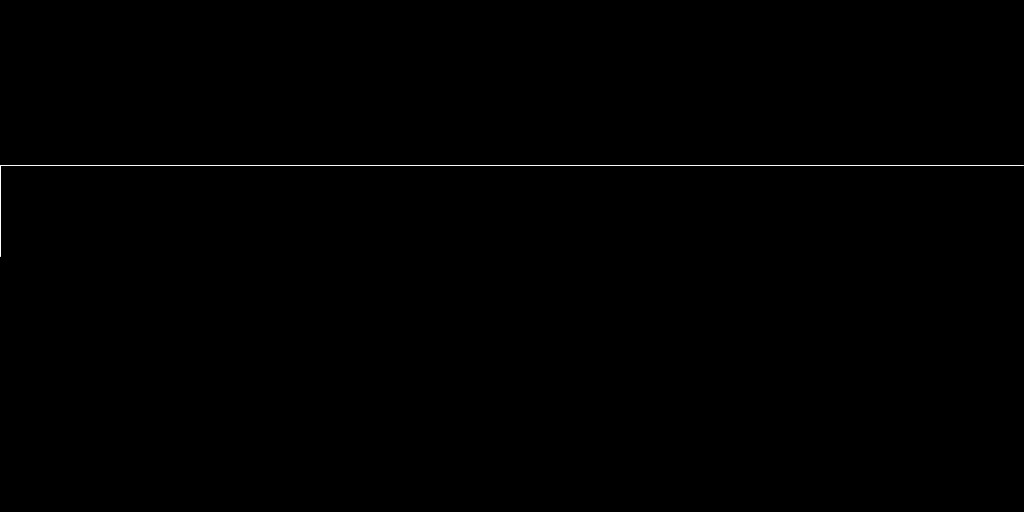
Frame 1 (no input)
Frame 60 (the mouse pressed at the canvas centre just before this capture): identical to frame 1, image omitted
Frame 120 (the mouse held since frame 60 and released just before this capture): identical to frame 1, image omitted

The Processing sketch that drew this single still picture (run headless with seeded random() and noise(); from frame 60 on, the mouse is pressed at the canvas centre):

// Processing sketch: perlin_demo
// ── perlin_demo.pde
int outputSize;
float[] noiseSeed1D; 
float[] noise;
int octaves = 1;

void setup() {
  size(1024, 512);
  outputSize = width;
  noiseSeed1D = new float[outputSize];
  noise = new float[outputSize];


  for (int i = 0; i < noiseSeed1D.length; i += 1) {
    noiseSeed1D[i] = random(1);
  }

  perlin1D(outputSize, noiseSeed1D, octaves, noise);
}

void perlin1D(int count, float[] seed, int octaves, float[] output) {

  for (int x = 0; x < count; x += 1) {
    float sumNoise = 0f;
    float scale = 1.0f;
    float scaleAccumulate = 0;
    for (int o = 0; o < octaves; o += 1) {
      int pitch = count >> o;

      int sample1 = (x / pitch) * pitch;
      int sample2 = (sample1 + pitch) % count;

      float blend = (float)(x - sample1) / (float)pitch;
      float sample = (1f - blend) * seed[sample1] + blend * seed[sample2]; 
      sumNoise += sample * scale;
      scaleAccumulate += scale;
      scale /= 2.0f;
    }
    output[x] = sumNoise / scaleAccumulate;
  }
}

void draw() {
  background(0);
  PVector last = new PVector(0, height / 2);
  PVector p = new PVector(0,height/2);
  stroke(255);
  for(int x = 0; x < width; x += 1) {
    float f = noise[x];
    p.set(x,map(f,0,1,0,height/2));
    line(last.x, last.y, p.x, p.y);
    last.set(p);
    
    
  }
  
}


void keyPressed() {
  if (keyCode == ' ') {
    octaves = ((octaves + 1) % 8);
    if (octaves == 0) {
      octaves = 1;
    }
    
    perlin1D(outputSize, noiseSeed1D, octaves, noise);
    
  }
}
